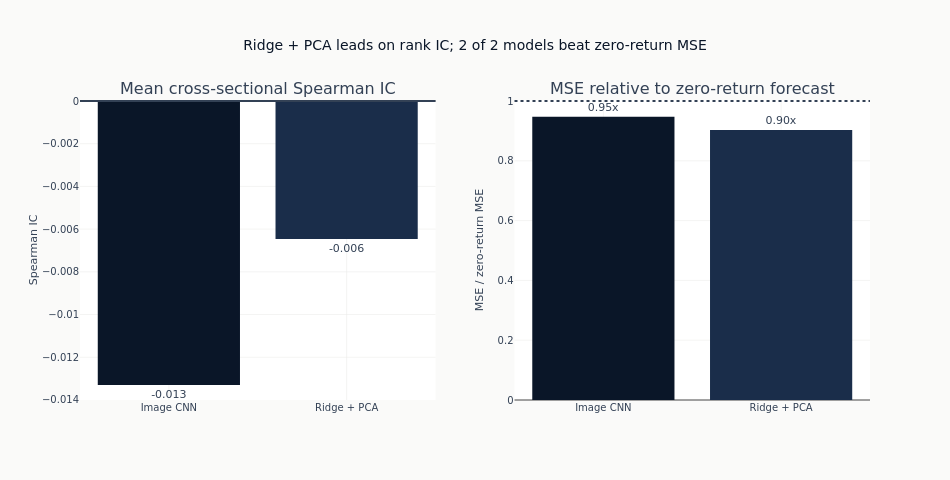

Write notebook code for a chart like this one.
### Markdown cell above
## Summary

### Code cell
model_names = ["Image CNN", "Ridge + PCA"]
ic_values = [test_ic, ridge_ic]
mse_ratios = [test_mse / zero_mse, ridge_mse / zero_mse]
bar_palette = {"Image CNN": COLORS["blue"], "Ridge + PCA": COLORS["slate"]}

fig = make_subplots(
    rows=1,
    cols=2,
    subplot_titles=("Mean cross-sectional Spearman IC", "MSE relative to zero-return forecast"),
)
for model_name, ic_value, mse_ratio in zip(model_names, ic_values, mse_ratios, strict=True):
    fig.add_trace(
        go.Bar(
            x=[model_name],
            y=[ic_value],
            name=model_name,
            marker_color=bar_palette[model_name],
            text=[f"{ic_value:.3f}"],
            textposition="outside",
            showlegend=False,
        ),
        row=1,
        col=1,
    )
    fig.add_trace(
        go.Bar(
            x=[model_name],
            y=[mse_ratio],
            name=model_name,
            marker_color=bar_palette[model_name],
            text=[f"{mse_ratio:.2f}x"],
            textposition="outside",
            showlegend=False,
        ),
        row=1,
        col=2,
    )

ic_leader = model_names[int(np.argmax(ic_values))]
mse_winners = sum(ratio < 1 for ratio in mse_ratios)
fig.add_hline(y=0, line_color=COLORS["neutral"], row=1, col=1)
fig.add_hline(y=1, line_dash="dot", line_color=COLORS["neutral"], row=1, col=2)
fig.update_layout(
    title=f"{ic_leader} leads on rank IC; {mse_winners} of 2 models beat zero-return MSE",
    width=950,
    height=480,
)
fig.update_yaxes(title_text="Spearman IC", row=1, col=1)
fig.update_yaxes(title_text="MSE / zero-return MSE", row=1, col=2)
fig.show()

### Figure 1 — Plotly figure (JSON) as saved in the notebook; plotly's stock layout.template omitted (floating-point values rounded to 4 significant figures)
{"data": [{"marker": {"color": "#0a1628"}, "name": "Image CNN", "showlegend": false, "text": ["-0.013"], "textposition": "outside", "type": "bar", "x": ["Image CNN"], "xaxis": "x", "y": [-0.0133], "yaxis": "y"}, {"marker": {"color": "#0a1628"}, "name": "Image CNN", "showlegend": false, "text": ["0.95x"], "textposition": "outside", "type": "bar", "x": ["Image CNN"], "xaxis": "x2", "y": [0.9474], "yaxis": "y2"}, {"marker": {"color": "#1a2d4a"}, "name": "Ridge + PCA", "showlegend": false, "text": ["-0.006"], "textposition": "outside", "type": "bar", "x": ["Ridge + PCA"], "xaxis": "x", "y": [-0.006463], "yaxis": "y"}, {"marker": {"color": "#1a2d4a"}, "name": "Ridge + PCA", "showlegend": false, "text": ["0.90x"], "textposition": "outside", "type": "bar", "x": ["Ridge + PCA"], "xaxis": "x2", "y": [0.9029], "yaxis": "y2"}], "layout": {"annotations": [{"font": {"size": 16}, "showarrow": false, "text": "Mean cross-sectional Spearman IC", "x": 0.225, "xanchor": "center", "xref": "paper", "y": 1.0, "yanchor": "bottom", "yref": "paper"}, {"font": {"size": 16}, "showarrow": false, "text": "MSE relative to zero-return forecast", "x": 0.775, "xanchor": "center", "xref": "paper", "y": 1.0, "yanchor": "bottom", "yref": "paper"}], "height": 480, "shapes": [{"line": {"color": "#334155"}, "type": "line", "x0": 0, "x1": 1, "xref": "x domain", "y0": 0, "y1": 0, "yref": "y"}, {"line": {"color": "#334155", "dash": "dot"}, "type": "line", "x0": 0, "x1": 1, "xref": "x2 domain", "y0": 1, "y1": 1, "yref": "y2"}], "title": {"text": "Ridge + PCA leads on rank IC; 2 of 2 models beat zero-return MSE"}, "width": 950, "xaxis": {"anchor": "y", "domain": [0.0, 0.45]}, "xaxis2": {"anchor": "y2", "domain": [0.55, 1.0]}, "yaxis": {"anchor": "x", "domain": [0.0, 1.0], "title": {"text": "Spearman IC"}}, "yaxis2": {"anchor": "x2", "domain": [0.0, 1.0], "title": {"text": "MSE / zero-return MSE"}}}}
